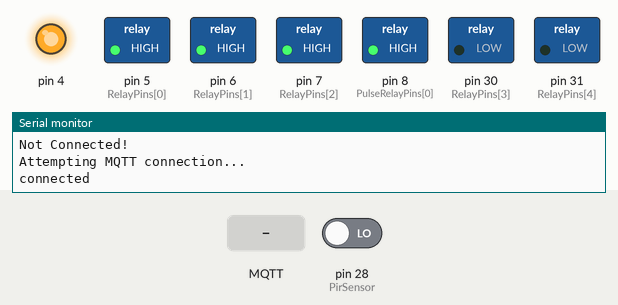
Recording of a sketch running on a simulated Arduino Mega 2560, built with avr-gcc and run on an emulated ATmega2560. Parts: switched loads named in the sketch (green lamp = pin HIGH), output pins drawn as LEDs (lit = HIGH), the last lines printed to the serial monitor. The test bench sets the inputs (shaded band); at power-on: pin 28 (PirSensor) LOW. WiFi joins after 1.5 s; servers stay silent unless stated; no MQTT or app messages arrive unless stated.

Above: at 2.7 s.
2.8 s: MQTT message "AON" arrives on the first subscribed topic
At 4.0 s:
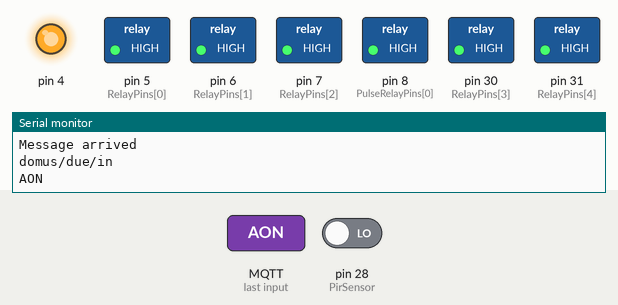
4.3 s: MQTT message "AOF" arrives on the first subscribed topic
At 5.1 s:
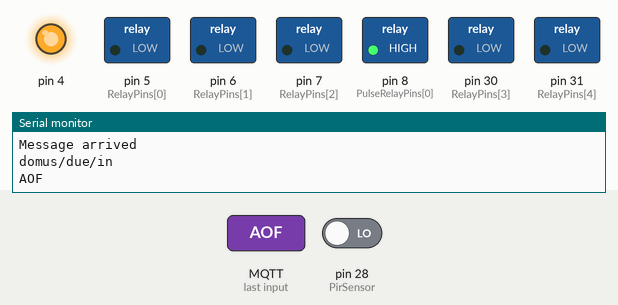
Timing chart, 0 to 7.3 s (numbered marks = the images above; inputs shaded):
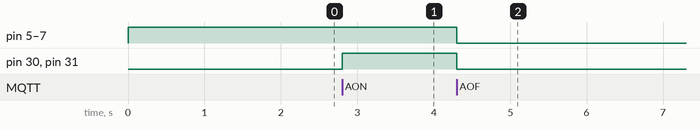

The sketch:

Domus_Due_Meterkast.ino
```cpp
/*
          <========Arduino Sketch for Arduino Mega with Ethernet shield W5100=========>
          Locatie: Meterkast
          Macadres: 00:01:02:03:04:12
          Pins used:
          2: PWM voor LEDs
          3: DHT sensor
          4: <in gebruik voor W5100>
          5: Relay 0
          6: Relay 1
          7: Relay 2
          8: Relay 3 (Pulse, Deuropener)
          9:  Button 2 (keuken)
          10: <in gebruik voor W5100>
          11: Button 0 (huiskamer)
          12: Button 1 (huiskamer)
          13:
          30: SSR Relais voor keukenlamp
          31: SSR Relais voor plafondlamp huiskamer

          incoming topic: domus/mk/in

          Arduino MEGA with W5100 Ethernetshield used as MQTT client
          It will connect over Wifi to the MQTT broker and controls digital outputs (LED, relays)
          The topics have the format "domus/hk/uit" for outgoing messages and
          "domus/hk/in" for incoming messages.
          As the available memory of a UNO  with Ethernetcard is limited,
          I have kept the topics short
          Also, the payloads  are kept short
          The outgoing topics are

          domus/hk/uit        // Relaisuitgangen: R<relaisnummer><status>
          domus/hk/uit/rook   // MQ-2 gas & rookmelder, geconverteerd naar 0-100%
          domus/hk/uit/licht  // LDR-melder: 0=licht, 1=donker
          domus/hk/uit/temp   // DHT-11 temperatuursensor
          domus/hk/uit/warmte // DHT-11 gevoelstemperatuur
          domus/hk/uit/vocht  // DHT-11 luchtvochtigheid
          domus/ex/uit/deur   // Pulserelais t.b.v. deuropener

          Here, each relay state is reported using the same syntax as the switch command:
          R<relay number><state>

          There is only one incoming topic:
          domus/hk/in
          The payload here determines the action:
          STAT - Report the status of all relays (0-9)
          AON - turn all the relays on
          AOF - turn all the relays off
          2 - Publish the IP number of the client
          R<relay number><state> - switch relay into specified state (0=off, 1=on)
          R<relay number>X - toggle relay

          On Startup, the Client publishes the IP number

          Adapted 4-2-2018 by Peter Mansvelder:

          removed Temp/Humidity, added multiple relays for MQTT house control
          I used the following ports:

          Uno: pins 4,10,11,12,13 in use
          Mega: 4,10,50,51,52,53 in use

          3,5,6,7,8,9,A0(14),A1(15),A2(16),A3(17), using those not used by ethernet shield (4, 10, 11, 12, 13) and other
          ports (0, 1 used by serial interface).
          A4(18) and A5(19) are used as inputs, for 2 buttons

          ToDo:
          - add extra button on input A5(19) => done
          - use output 17 as a PWM channel for the button LEDs => done, used A9
          - implement short/long press for buttons => done

          Adapted 24-02-2018 by Peter Mansvelder:
          - added sensors for light and smoke (MQ-2), reporting on output topics
          - added alarm function for smoke with buzzer
          - added pulse relay

          Adapted 22-07-2018 by Peter Mansvelder
          - added smart meter P1 input

*/

#include <Scheduler.h>

#include <Ethernet.h>// Ethernet.h library
#include "PubSubClient.h" //PubSubClient.h Library from Knolleary
#include <Adafruit_Sensor.h>
#include <DHT.h>

// Vul hier de pin in van de DHT11 sensor
#define DHT_PIN 3
// DHT dht(DHT_PIN, DHT11);

// Vul hier de pin in van de PIR
int PirSensor = 28;
int PreviousDetect = false; // Statusvariabele PIR sensor

// Vul hier de naam in waarmee de Arduino zich aanmeldt bij MQTT
#define CLIENT_ID  "domus_due_meterkast"

// Vul hier het interval in waarmee sensorgegevens worden verstuurd op MQTT
#define PUBLISH_DELAY 5000 // that is 3 seconds interval
#define DEBOUNCE_DELAY 150
#define LONGPRESS_TIME 450

String hostname = CLIENT_ID;

// Vul hier de MQTT topic in waar deze arduino naar luistert
const char* topic_in = "domus/due/in";

// Vul hier de uitgaande MQTT topics in
const char* topic_out = "domus/due/uit";
const char* topic_out_smoke = "domus/due/uit/rook";
const char* topic_out_light = "domus/due/uit/licht";
const char* topic_out_door = "domus/due/uit/deur";
const char* topic_out_temp = "domus/due/uit/temp";
const char* topic_out_hum = "domus/due/uit/vocht";
const char* topic_out_heat = "domus/due/uit/warmte";
const char* topic_out_pir = "domus/due/uit/pir";
const char* topic_out_meter_voltage = "domus/due/uit/meter/voltage";
const char* topic_out_meter_tariff = "domus/due/uit/meter/tarief";
const char* topic_out_meter_high = "domus/due/uit/meter/meterhigh";
const char* topic_out_meter_low = "domus/due/uit/meter/meterlow";
const char* topic_out_meter_power = "domus/due/uit/meter/power";
const char* topic_out_meter_gas = "domus/due/uit/meter/gas";

// Vul hier het aantal gebruikte relais in en de pinnen waaraan ze verbonden zijn
int NumberOfRelays = 5;
int RelayPins[] = {5, 6, 7, 30, 31};
bool RelayInitialState[] = {HIGH, HIGH, HIGH, LOW, LOW};

// Vul hier het aantal pulsrelais in
int NumberOfPulseRelays = 1;
// Vul hier de pins in van het pulserelais.
int PulseRelayPins[] = {8};
long PulseActivityTimes[] = {0};
// Vul hier de default status in van het pulsrelais (sommige relais vereisen een 0, andere een 1 om te activeren)
bool PulseRelayInitialStates[] = {HIGH};
// Vul hier de tijden in voor de pulserelais
const int PulseRelayTimes[] = {2500};

// Vul hier het aantal knoppen in en de pinnen waaraan ze verbonden zijn
int NumberOfButtons = 3;
int ButtonPins[] = {11, 12, 9};
static byte lastButtonStates[] = {0, 0, 0};
long lastActivityTimes[] = {0, 0, 0};
long LongPressActive[] = {0, 0, 0};

// Vul hier de pin in van de rooksensor
int SmokeSensor = A0;

// Vul hier de pwm outputpin in voor de Ledverlichting van de knoppen
int PWMoutput = 2; // Uno: 3, 5, 6, 9, 10, and 11, Mega: 2 - 13 and 44 - 46

// Vul hier de pin in van de lichtsensor
// int LightSensor = 2;

char messageBuffer[100];
char topicBuffer[100];
String ip = "";
bool statusKD = HIGH;
bool statusBD = HIGH;
bool statusGD = HIGH;
bool relaystate1 = LOW;
bool pir = LOW;
bool startsend = HIGH;// flag for sending at startup
bool debug = true;
int lichtstatus; //contains LDR reading

// Vul hier het macadres in
uint8_t mac[6] = {0x00, 0x01, 0x02, 0x03, 0x04, 0x12};

EthernetClient ethClient;
PubSubClient mqttClient;

long previousMillis;

// variables for meter reading
char input; // incoming serial data (byte)
bool readnextLine = false;
#define BUFSIZE 75
char buffer[BUFSIZE]; //Buffer for serial data to find \n .
int bufpos = 0;
long mEVLT = 0; //Meter reading Electrics - consumption low tariff
long mEVHT = 0; //Meter reading Electrics - consumption high tariff
long mEAV = 0;  //Meter reading Electrics - Actual consumption
long mG = 0;   //Meter reading Gas
int Tariff = 1; // Current tariff
long Voltage = 0; // Voltage

// General variables
void ShowDebug(String tekst) {
  if (debug) {
    Serial.println(tekst);
  }
}

void setup() {
  for (int thisPin = 0; thisPin < NumberOfRelays; thisPin++) {
    pinMode(RelayPins[thisPin], OUTPUT);
    digitalWrite(RelayPins[thisPin], RelayInitialState[thisPin]);
  }

  for (int thisPin = 0; thisPin < NumberOfPulseRelays; thisPin++) {
    pinMode(PulseRelayPins[thisPin], OUTPUT);
    digitalWrite(PulseRelayPins[thisPin], PulseRelayInitialStates[thisPin]);
  }

  for (int thisButton = 0; thisButton < NumberOfButtons; thisButton++) {
    pinMode(ButtonPins[thisButton], INPUT_PULLUP);
  }

  // dht.begin();
  pinMode(4, OUTPUT);
  digitalWrite(4, HIGH);
  //  pinMode(SmokeSensor, INPUT);
  //  pinMode(PWMoutput, OUTPUT);
  //  pinMode(LightSensor, INPUT);
  pinMode(PirSensor, INPUT);

  // setup serial communication

  if (debug) {
    Serial.begin(115200);
    while (!Serial) {};

    ShowDebug(F("MQTT Arduino Domus Due"));
    ShowDebug(hostname);
    ShowDebug("");
  }
  // setup ethernet communication using DHCP
  if (Ethernet.begin(mac) == 0) {

    ShowDebug(F("Unable to configure Ethernet using DHCP"));
    for (;;);
  }

  ShowDebug(F("Ethernet configured via DHCP"));
  ShowDebug("IP address: ");

  //convert ip Array into String
  ip = String (Ethernet.localIP()[0]);
  ip = ip + ".";
  ip = ip + String (Ethernet.localIP()[1]);
  ip = ip + ".";
  ip = ip + String (Ethernet.localIP()[2]);
  ip = ip + ".";
  ip = ip + String (Ethernet.localIP()[3]);

  ShowDebug(ip);
  ShowDebug("");

  // setup mqtt client
  mqttClient.setClient(ethClient);
  mqttClient.setServer( "majordomo", 1883); // or local broker
  ShowDebug(F("MQTT client configured"));
  mqttClient.setCallback(callback);
  ShowDebug("");
  ShowDebug(F("Ready to send data"));
  previousMillis = millis();
  //  mqttClient.publish(topic_out, ip.c_str());

  // Setup P1 smart meter reading
  Serial1.begin(115200); //Serial1 on pins 19 (RX) and 18 (TX)
  Scheduler.startLoop(loop2); // Start second loop for meter reading
}

void decodeTelegram() {
  long tl = 0;
  long tld = 0;

  if (Serial1.available()) {
    input = Serial1.read();
    char inChar = (char)input;
    // Fill buffer up to and including a new line (\n)
    buffer[bufpos] = input & 127;
    bufpos++;

    if (input == '\n') { // We received a new line (data up to \n)
      ShowDebug(buffer);

      // 0-0:96.14 = Elektra tarief (laag = 1)
      if (sscanf(buffer, "0-0:96.14.0(%d" , &tl) == 1) {
        Tariff = tl;
      }

      // 1-0:32.7 = Netspanning
      if (sscanf(buffer, "1-0:32.7.0(%ld.%ld" , &tl, &tld) == 2) {
        tl += tld;
        Voltage = tl;
      }

      // 1-0:1.8.1 = Elektra verbruik laag tarief (DSMR v4.0)
      if (sscanf(buffer, "1-0:1.8.1(%ld.%ld" , &tl, &tld) == 2) {
        tl *= 1000;
        tl += tld;
        mEVLT = tl;
      }

      // 1-0:1.8.2 = Elektra verbruik hoog tarief (DSMR v4.0)
      if (sscanf(buffer, "1-0:1.8.2(%ld.%ld" , &tl, &tld) == 2) {
        tl *= 1000;
        tl += tld;
        mEVHT = tl;
      }

      // 1-0:1.7.0 = Electricity consumption actual usage (DSMR v4.0)
      if (sscanf(buffer, "1-0:1.7.0(%ld.%ld" , &tl , &tld) == 2)
      {
        mEAV = (tl * 1000) + tld;
      }

      // 0-1:24.2.1 = Gas (DSMR v4.0) on Kaifa MA105 meter
      if (strncmp(buffer, "0-1:24.2.1", strlen("0-1:24.2.1")) == 0) {
        if (sscanf(strrchr(buffer, '(') + 1, "%d.%d", &tl, &tld) == 2) {
          mG = (tl * 1000) + tld;
        }
      }

      // Empty buffer again (whole array)
      for (int i = 0; i < 75; i++)
      {
        buffer[i] = 0;
      }
      bufpos = 0;
    }
  } //Einde 'if Serial1.available'
} //Einde 'decodeTelegram()' functie

void processButtonDigital( int buttonId )
{
  int sensorReading = digitalRead( ButtonPins[buttonId] );
  if ( sensorReading == LOW ) // Input pulled low to GND. Button pressed.
  {
    if ( lastButtonStates[buttonId] == LOW )  // The button was previously un-pressed
    {
      if ((millis() - lastActivityTimes[buttonId]) > DEBOUNCE_DELAY) // Proceed if we haven't seen a recent event on this button
      {
        lastActivityTimes[buttonId] = millis();
      }
    }
    else if ((millis() - lastActivityTimes[buttonId] > LONGPRESS_TIME) && (LongPressActive[buttonId] == false))// Button long press
    {
      LongPressActive[buttonId] = true;
      ShowDebug( "Button" + String(buttonId) + " long pressed" );
      String messageString = "Button" + String(buttonId) + "_long";
      messageString.toCharArray(messageBuffer, messageString.length() + 1);
      mqttClient.publish(topic_out, messageBuffer);
    }
    lastButtonStates[buttonId] = 1;
  }
  else {
    if (lastButtonStates[buttonId] == true) {
      if (LongPressActive[buttonId] == true) {
        LongPressActive[buttonId] = false;
      } else {
        if ((millis() - lastActivityTimes[buttonId]) > DEBOUNCE_DELAY) // Proceed if we haven't seen a recent event on this button
        {
          ShowDebug( "Button" + String(buttonId) + " pressed" );
          String messageString = "Button" + String(buttonId);
          messageString.toCharArray(messageBuffer, messageString.length() + 1);
          mqttClient.publish(topic_out, messageBuffer);
        }
      }
      lastButtonStates[buttonId] = false;
    }
  }
}

void ProcessPulseRelays(int PulseRelayId) {
  // Process the timers of the pulse relays and see if we have to close them.
  if (((millis() - PulseActivityTimes[PulseRelayId]) > PulseRelayTimes[PulseRelayId]) && digitalRead(PulseRelayPins[PulseRelayId]) == !PulseRelayInitialStates[PulseRelayId])
  {
    ShowDebug("Disabling pulse relay" + String(PulseRelayId) + ".");
    ShowDebug(String(PulseActivityTimes[PulseRelayId]));
    String messageString = "P" + String(PulseRelayId) + "0";
    messageString.toCharArray(messageBuffer, messageString.length() + 1);
    mqttClient.publish(topic_out_door, messageBuffer);
    digitalWrite(PulseRelayPins[PulseRelayId], PulseRelayInitialStates[PulseRelayId]);
  }
}

void reconnect() {
  // Loop until we're reconnected
  while (!mqttClient.connected()) {
    ShowDebug("Attempting MQTT connection...");
    // Attempt to connect
    if (mqttClient.connect(CLIENT_ID)) {
      ShowDebug("connected");
      // Once connected, publish an announcement...
      mqttClient.publish(topic_out, ip.c_str());
      mqttClient.publish(topic_out, "hello world");
      // ... and resubscribe
      mqttClient.subscribe(topic_in);
    } else {
      ShowDebug("failed, rc=" + String(mqttClient.state()));
      ShowDebug(" try again in 5 seconds");
      // Wait 5 seconds before retrying
      delay(5000);
    }
  }
}

void sendData() {

  ShowDebug("Sending data...");

  //  int smoke = analogRead(SmokeSensor);
  //  bool light = digitalRead(LightSensor);
  String messageString;

  //  float h = dht.readHumidity();
  //  float t = dht.readTemperature();
  //  float hic = dht.computeHeatIndex(t, h, false);

  // Send Temperature sensor
  //  messageString = String(t);
  //  messageString.toCharArray(messageBuffer, messageString.length() + 1);
  //  mqttClient.publish(topic_out_temp, messageBuffer);

  // Send Humidity sensor
  //  messageString = String(h);
  //  messageString.toCharArray(messageBuffer, messageString.length() + 1);
  //  mqttClient.publish(topic_out_hum, messageBuffer);

  // Send Heat index sensor
  //  messageString = String(hic);
  //  messageString.toCharArray(messageBuffer, messageString.length() + 1);
  //  mqttClient.publish(topic_out_heat, messageBuffer);

  // Send smoke sensor
  //  messageString = String(map(smoke, 0, 1023, 0, 100));
  //  messageString.toCharArray(messageBuffer, messageString.length() + 1);
  //  mqttClient.publish(topic_out_smoke, messageBuffer);

  // Send light sensor
  //  messageString = String(light);
  //  messageString.toCharArray(messageBuffer, messageString.length() + 1);
  //  mqttClient.publish(topic_out_light, messageBuffer);

  // Send status of relays
  for (int thisPin = 0; thisPin < NumberOfRelays; thisPin++) {
    report_state(thisPin);
  }
  //send meter data to MQTT
  messageString = String(Voltage);
  messageString.toCharArray(messageBuffer, messageString.length() + 1);
  mqttClient.publish(topic_out_meter_voltage, messageBuffer);
  messageString = String(Tariff);
  messageString.toCharArray(messageBuffer, messageString.length() + 1);
  mqttClient.publish(topic_out_meter_tariff, messageBuffer);
  messageString = String(mEVLT);
  messageString.toCharArray(messageBuffer, messageString.length() + 1);
  mqttClient.publish(topic_out_meter_low, messageBuffer);
  messageString = String(mEVHT);
  messageString.toCharArray(messageBuffer, messageString.length() + 1);
  mqttClient.publish(topic_out_meter_high, messageBuffer);
  messageString = String(mEAV);
  messageString.toCharArray(messageBuffer, messageString.length() + 1);
  mqttClient.publish(topic_out_meter_power, messageBuffer);
  messageString = String(mG);
  messageString.toCharArray(messageBuffer, messageString.length() + 1);
  mqttClient.publish(topic_out_meter_gas, messageBuffer);
  //Reset variables to zero for next run
  Voltage = 0;
  Tariff = 0;
  mEVLT = 0;
  mEVHT = 0;
  mEAV = 0;
  mG = 0;
}

void report_state(int outputport)
{
  String messageString = "R" + String(outputport) + String(digitalRead(RelayPins[outputport]));
  messageString.toCharArray(messageBuffer, messageString.length() + 1);
  mqttClient.publish(topic_out, messageBuffer);
}

void callback(char* topic, byte * payload, unsigned int length) {
  char msgBuffer[20];
  // I am only using one ascii character as command, so do not need to take an entire word as payload
  // However, if you want to send full word commands, uncomment the next line and use for string comparison
  payload[length] = '\0'; // terminate string with 0
  String strPayload = String((char*)payload);  // convert to string
  ShowDebug(strPayload);
  ShowDebug("Message arrived");
  ShowDebug(topic);
  ShowDebug(strPayload);

  int RelayPort;
  int RelayValue;

  if (strPayload[0] == 'R') {

    // Relais commando
    ShowDebug("Relay command");

    RelayPort = strPayload[1] - 48;
    if (RelayPort > 16) RelayPort -= 3;
    RelayValue = strPayload[2] - 48;

    ShowDebug(String(RelayPort));
    ShowDebug(String(RelayValue));
    ShowDebug(String(HIGH));

    if (RelayValue == 40) {
      ShowDebug("Toggling relay...");
      digitalWrite(RelayPins[RelayPort], !digitalRead(RelayPins[RelayPort]));
    } else {
      digitalWrite(RelayPins[RelayPort], RelayValue);
    }
    report_state(RelayPort);
  } else if (strPayload == "IP")  {

    // 'Show IP' commando
    mqttClient.publish(topic_out, ip.c_str());// publish IP nr
  }
  else if (strPayload == "AON") {

    // Alle relais aan
    for (int i = 0 ; i < NumberOfRelays; i++) {
      digitalWrite(RelayPins[i], 1);
      report_state(i);
    }
  }

  else if (strPayload == "AOF") {

    // Alle relais uit
    for (int i = 0 ; i < NumberOfRelays; i++) {
      digitalWrite(RelayPins[i], 0);
      report_state(i);
    }
  }
  else if (strPayload == "STAT") {

    // Status van alle sensors and relais
    sendData();
  }
  else if (strPayload[0] == 'P') {

    int PulseRelayPort = strPayload[1] - 48;

    // Pulserelais aan
    ShowDebug("Enabling pulse relay " + String(PulseRelayPort) + ".");
    digitalWrite(PulseRelayPins[PulseRelayPort], !PulseRelayInitialStates[PulseRelayPort]);
    String messageString = "P" + String(PulseRelayPort) + "1";
    messageString.toCharArray(messageBuffer, messageString.length() + 1);
    mqttClient.publish(topic_out_door, messageBuffer);
    PulseActivityTimes[PulseRelayPort] = millis();
    ShowDebug(String(PulseActivityTimes[PulseRelayPort]));
  }
  else if (strPayload[0] == 'L') {
    analogWrite(PWMoutput, strPayload.substring(1).toInt());
  }
  else {

    // Onbekend commando
    ShowDebug("Unknown value");
    mqttClient.publish(topic_out, "Unknown command");
  }
}

void loop() {
  // Main loop, where we check if we're connected to MQTT...
  if (!mqttClient.connected()) {
    ShowDebug("Not Connected!");
    reconnect();
  }

  // ... then send all relay stats when we've just started up....
  if (startsend) {
    for (int thisPin = 0; thisPin < NumberOfRelays; thisPin++) {
      report_state(thisPin);
    }
    startsend = false;
  }

  // ...handle the PulseRelays, ...
//    for (int id; id < NumberOfPulseRelays; id++) {
//      ProcessPulseRelays(id);
//    }

  // ...see if it's time to send new data, ....
  if (millis() - previousMillis > PUBLISH_DELAY) {
    previousMillis = millis();
    sendData();
  }
//    else {
//      for (int id; id < NumberOfButtons; id++) {
//        processButtonDigital(id);
//      }
//    }

  // ...read out the PIR sensor...
    if (digitalRead(PirSensor) == HIGH) {
      if (!PreviousDetect) {
        ShowDebug("Detecting movement.");
        String messageString = "on";
        messageString.toCharArray(messageBuffer, messageString.length() + 1);
        mqttClient.publish(topic_out_pir, messageBuffer);
        PreviousDetect = true;
      }
    }
    else {
      if (PreviousDetect) {
        String messageString = "off";
        messageString.toCharArray(messageBuffer, messageString.length() + 1);
        mqttClient.publish(topic_out_pir, messageBuffer);
      }
      PreviousDetect = false;
    }

  // and loop.
  mqttClient.loop();
  yield();
}

void loop2()
{ // ...read out the smart meter...
  decodeTelegram();
  yield();
}
```

Measured:
- after the input at 2.8 s, pin 30 (RelayPins[3]), pin 31 (RelayPins[4]): LOW → HIGH at once
- after the input at 4.3 s, pin 5 (RelayPins[0]), pin 6 (RelayPins[1]), pin 7 (RelayPins[2]), pin 30 (RelayPins[3]), pin 31 (RelayPins[4]): HIGH → LOW at once
